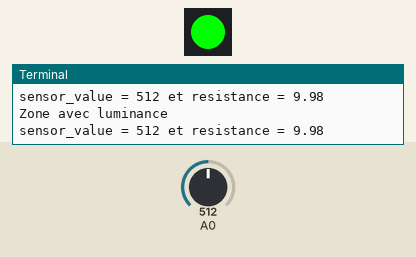
Simulated run of this program. Board: Raspberry Pi (BCM pin numbers) with a GrovePi. Parts: 1 RGB LEDs in strip order, left to right, the last lines printed to the terminal. Inputs (shaded band) come from the test bench; at power-on: A0 = 512 (analog values on the 0–1023 scale).

Above: at 1.2 s.
1.3 s: A0 set to 495
At 2.3 s:
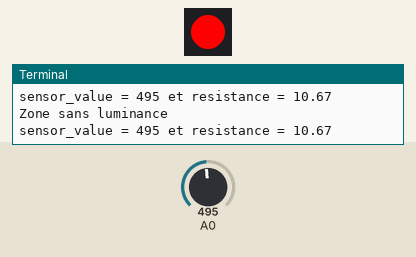
3.0 s: A0 set to 716
At 3.9 s:
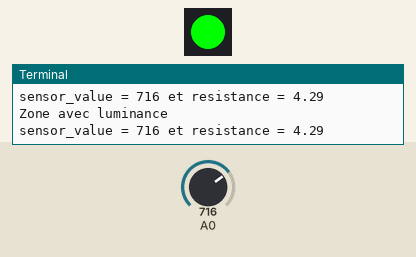
4.5 s: A0 set to 511
At 5.5 s:
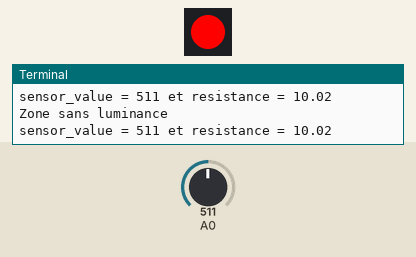
Timing chart, 0 to 7.5 s (numbered marks = the images above; inputs shaded):
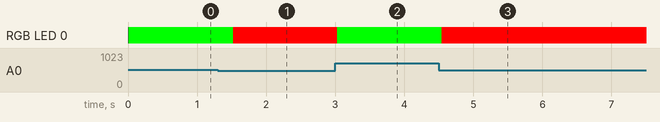

The program:

luminance.py
```python
import time
import grovepi

#connecter la led a la pin D7
led = 7
numleds = 1
#connecter le capteur lumiere a la pin A0
light_sensor = 0

threshold = 10

grovepi.pinMode(light_sensor,"INPUT")
grovepi.pinMode(led,"OUTPUT")
grovepi.chainableRgbLed_init(led,numleds)

while True:
	try:
		#Recuperer la valeur du capteur
		sensor_value = grovepi.analogRead(light_sensor)
		#Calculer la resistance du capteur
		resistance = (float)(1023 - sensor_value) * 10 / sensor_value
		if resistance > threshold:
			#Pas de luminance
			#Allumer Led rouge
			grovepi.storeColor(255,0,0)
			grovepi.chainableRgbLed_pattern(led,0,0)
			print("Zone sans luminance")
		else:
			#Avec luminance
			#Allumer Led verte
			grovepi.storeColor(0,255,0)
			grovepi.chainableRgbLed_pattern(led,0,0)
			print("Zone avec luminance")
		print("sensor_value = %d et resistance = %.2f" %(sensor_value, resistance))
		time.sleep(.5)
	except IOError:
		print("Error")
```

Measured:
- the behaviour switches between 512 and 511 on A0 (found by bisection; images 0 and 1)
- after the input at 1.3 s, RGB LED 0: RGB(0, 255, 0) → RGB(255, 0, 0) after 0.22 s
- after the input at 3.0 s, RGB LED 0: RGB(255, 0, 0) → RGB(0, 255, 0) at once
- after the input at 4.5 s, RGB LED 0: RGB(0, 255, 0) → RGB(255, 0, 0) after 0.05 s
